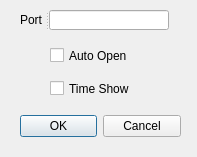
<?xml version="1.0" encoding="UTF-8"?>
<ui version="4.0">
 <class>OptionDlg</class>
 <widget class="QDialog" name="OptionDlg">
  <property name="geometry">
   <rect>
    <x>0</x>
    <y>0</y>
    <width>197</width>
    <height>157</height>
   </rect>
  </property>
  <property name="windowTitle">
   <string>Option</string>
  </property>
  <widget class="QDialogButtonBox" name="buttonBox">
   <property name="geometry">
    <rect>
     <x>20</x>
     <y>110</y>
     <width>161</width>
     <height>32</height>
    </rect>
   </property>
   <property name="orientation">
    <enum>Qt::Horizontal</enum>
   </property>
   <property name="standardButtons">
    <set>QDialogButtonBox::Cancel|QDialogButtonBox::Ok</set>
   </property>
  </widget>
  <widget class="QCheckBox" name="chkAutoOpen">
   <property name="geometry">
    <rect>
     <x>50</x>
     <y>47</y>
     <width>111</width>
     <height>17</height>
    </rect>
   </property>
   <property name="text">
    <string>Auto Open</string>
   </property>
  </widget>
  <widget class="QCheckBox" name="chkTimeShow">
   <property name="geometry">
    <rect>
     <x>50</x>
     <y>80</y>
     <width>111</width>
     <height>17</height>
    </rect>
   </property>
   <property name="text">
    <string>Time Show</string>
   </property>
  </widget>
  <widget class="QSplitter" name="splitter">
   <property name="geometry">
    <rect>
     <x>20</x>
     <y>10</y>
     <width>149</width>
     <height>20</height>
    </rect>
   </property>
   <property name="orientation">
    <enum>Qt::Horizontal</enum>
   </property>
   <widget class="QLabel" name="label">
    <property name="text">
     <string>Port</string>
    </property>
   </widget>
   <widget class="QLineEdit" name="lePort"/>
  </widget>
 </widget>
 <resources/>
 <connections>
  <connection>
   <sender>buttonBox</sender>
   <signal>accepted()</signal>
   <receiver>OptionDlg</receiver>
   <slot>accept()</slot>
   <hints>
    <hint type="sourcelabel">
     <x>248</x>
     <y>254</y>
    </hint>
    <hint type="destinationlabel">
     <x>157</x>
     <y>274</y>
    </hint>
   </hints>
  </connection>
 </connections>
</ui>
